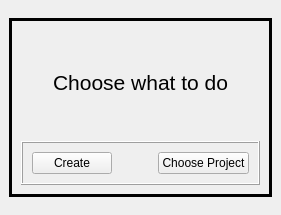
<?xml version="1.0" encoding="UTF-8"?>
<ui version="4.0">
 <class>MainWindow</class>
 <widget class="QMainWindow" name="MainWindow">
  <property name="enabled">
   <bool>true</bool>
  </property>
  <property name="geometry">
   <rect>
    <x>0</x>
    <y>0</y>
    <width>279</width>
    <height>215</height>
   </rect>
  </property>
  <property name="sizePolicy">
   <sizepolicy hsizetype="Fixed" vsizetype="Fixed">
    <horstretch>0</horstretch>
    <verstretch>0</verstretch>
   </sizepolicy>
  </property>
  <property name="focusPolicy">
   <enum>Qt::FocusPolicy::TabFocus</enum>
  </property>
  <property name="windowTitle">
   <string>wps</string>
  </property>
  <property name="windowIcon">
   <iconset theme="QIcon::ThemeIcon::MediaRecord"/>
  </property>
  <property name="tabShape">
   <enum>QTabWidget::TabShape::Rounded</enum>
  </property>
  <widget class="QWidget" name="centralwidget">
   <property name="enabled">
    <bool>true</bool>
   </property>
   <property name="sizePolicy">
    <sizepolicy hsizetype="Preferred" vsizetype="Preferred">
     <horstretch>0</horstretch>
     <verstretch>0</verstretch>
    </sizepolicy>
   </property>
   <layout class="QGridLayout" name="gridLayout">
    <item row="0" column="0">
     <widget class="QFrame" name="choose_project_frame">
      <property name="sizePolicy">
       <sizepolicy hsizetype="Maximum" vsizetype="Maximum">
        <horstretch>0</horstretch>
        <verstretch>0</verstretch>
       </sizepolicy>
      </property>
      <property name="frameShape">
       <enum>QFrame::Shape::Box</enum>
      </property>
      <property name="frameShadow">
       <enum>QFrame::Shadow::Plain</enum>
      </property>
      <property name="lineWidth">
       <number>3</number>
      </property>
      <layout class="QVBoxLayout" name="verticalLayout">
       <item>
        <spacer name="choose_project_verticalSpacer">
         <property name="orientation">
          <enum>Qt::Orientation::Vertical</enum>
         </property>
         <property name="sizeType">
          <enum>QSizePolicy::Policy::Preferred</enum>
         </property>
         <property name="sizeHint" stdset="0">
          <size>
           <width>40</width>
           <height>40</height>
          </size>
         </property>
        </spacer>
       </item>
       <item>
        <widget class="QLabel" name="choose_label">
         <property name="sizePolicy">
          <sizepolicy hsizetype="Preferred" vsizetype="Preferred">
           <horstretch>0</horstretch>
           <verstretch>0</verstretch>
          </sizepolicy>
         </property>
         <property name="font">
          <font>
           <pointsize>16</pointsize>
          </font>
         </property>
         <property name="text">
          <string>Choose what to do</string>
         </property>
         <property name="textFormat">
          <enum>Qt::TextFormat::RichText</enum>
         </property>
         <property name="scaledContents">
          <bool>false</bool>
         </property>
         <property name="alignment">
          <set>Qt::AlignmentFlag::AlignCenter</set>
         </property>
        </widget>
       </item>
       <item>
        <spacer name="choose_project_verticalSpacer_2">
         <property name="orientation">
          <enum>Qt::Orientation::Vertical</enum>
         </property>
         <property name="sizeType">
          <enum>QSizePolicy::Policy::Preferred</enum>
         </property>
         <property name="sizeHint" stdset="0">
          <size>
           <width>20</width>
           <height>40</height>
          </size>
         </property>
        </spacer>
       </item>
       <item>
        <widget class="QFrame" name="choose_project_frame1">
         <property name="sizePolicy">
          <sizepolicy hsizetype="Minimum" vsizetype="Minimum">
           <horstretch>0</horstretch>
           <verstretch>0</verstretch>
          </sizepolicy>
         </property>
         <property name="frameShape">
          <enum>QFrame::Shape::Box</enum>
         </property>
         <property name="frameShadow">
          <enum>QFrame::Shadow::Raised</enum>
         </property>
         <layout class="QHBoxLayout" name="horizontalLayout">
          <item>
           <widget class="QPushButton" name="create_button_project">
            <property name="sizePolicy">
             <sizepolicy hsizetype="Preferred" vsizetype="Preferred">
              <horstretch>0</horstretch>
              <verstretch>0</verstretch>
             </sizepolicy>
            </property>
            <property name="text">
             <string>Create</string>
            </property>
           </widget>
          </item>
          <item>
           <spacer name="choose_project_horizontalSpacer">
            <property name="orientation">
             <enum>Qt::Orientation::Horizontal</enum>
            </property>
            <property name="sizeType">
             <enum>QSizePolicy::Policy::Preferred</enum>
            </property>
            <property name="sizeHint" stdset="0">
             <size>
              <width>40</width>
              <height>20</height>
             </size>
            </property>
           </spacer>
          </item>
          <item>
           <widget class="QPushButton" name="choose_button_project">
            <property name="sizePolicy">
             <sizepolicy hsizetype="Preferred" vsizetype="Preferred">
              <horstretch>0</horstretch>
              <verstretch>0</verstretch>
             </sizepolicy>
            </property>
            <property name="text">
             <string>Choose Project</string>
            </property>
           </widget>
          </item>
         </layout>
        </widget>
       </item>
      </layout>
     </widget>
    </item>
   </layout>
  </widget>
 </widget>
 <resources/>
 <connections/>
</ui>
